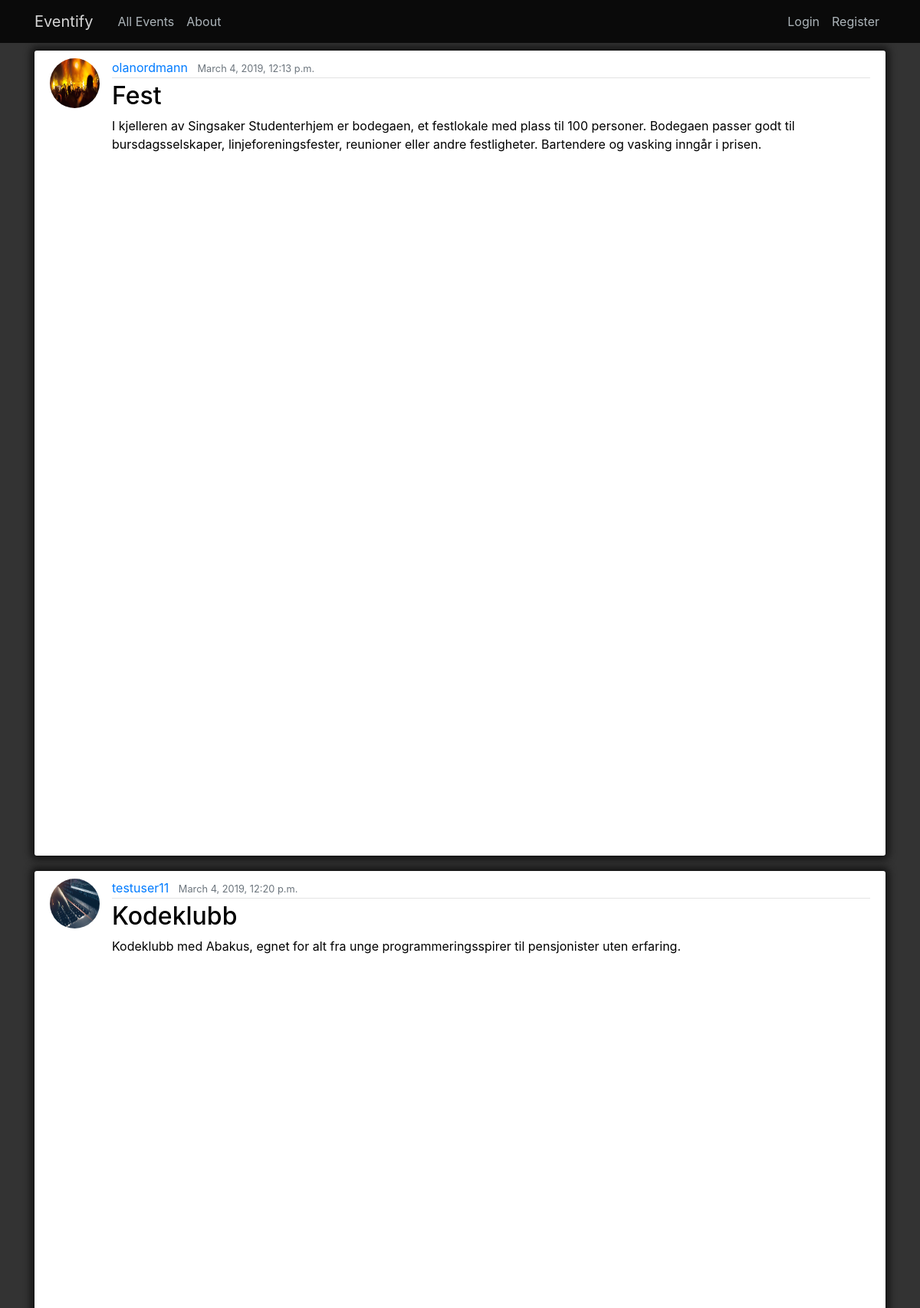
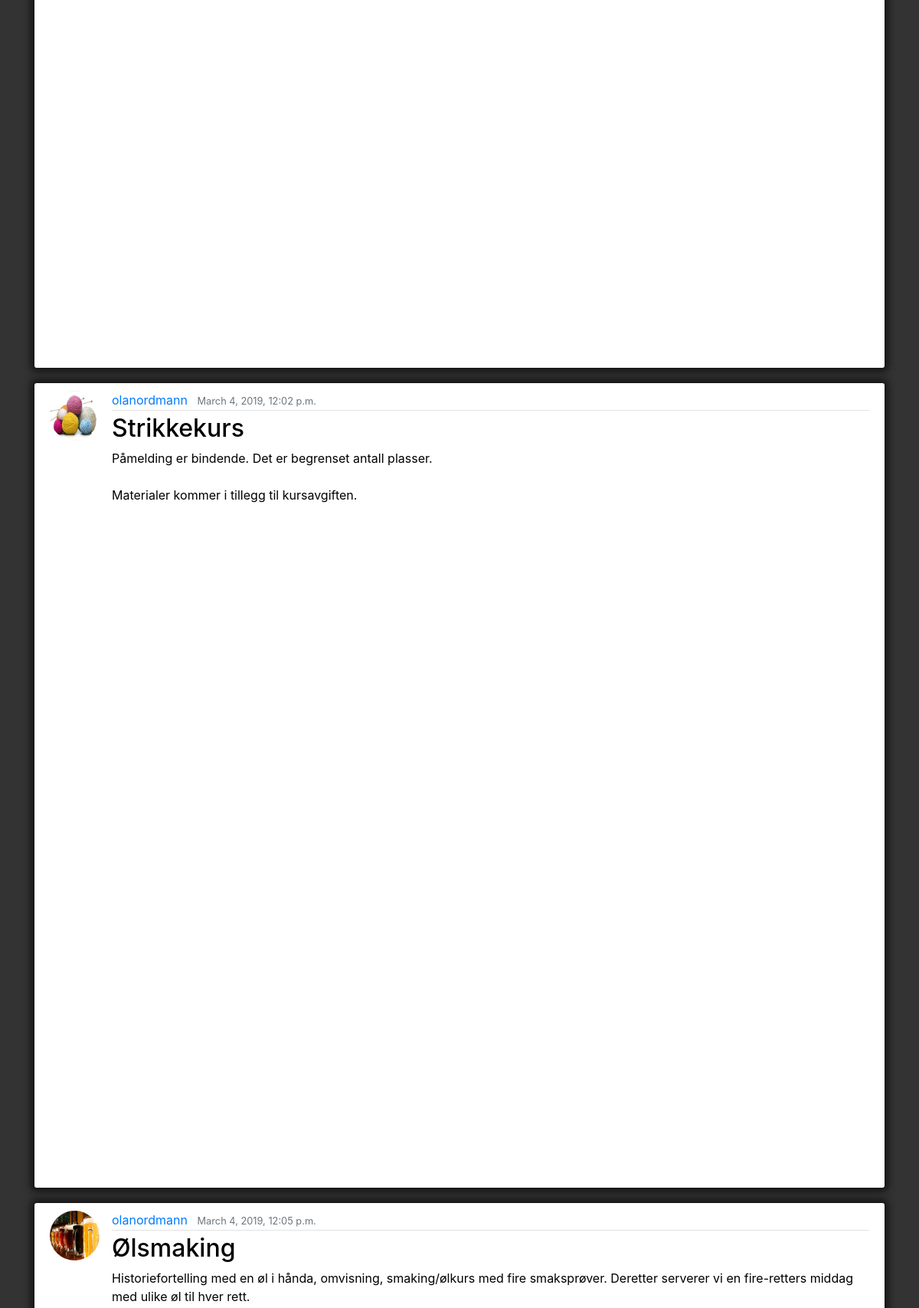
Page /all-events/ (upper part) on the committed database (2 pictures, top to bottom).
### event/models.py (models this page shows, shortened)
class Post(models.Model):
    title = models.CharField(max_length=100)
    date_posted = models.DateTimeField(default=timezone.now)
    author = models.ForeignKey(User, on_delete=models.CASCADE, null=True)
    attendees = models.ManyToManyField(User, related_name='attendees')
    start_date = models.DateTimeField(null=True, blank=True)
    end_date = models.DateTimeField(null=True, blank=True)
    attendance_limit = models.IntegerField(null=True, default=10000, blank=True)
    location = models.CharField(max_length=100, null=True)
    content = models.TextField()
    image = models.ImageField(default="default_event.jpg", upload_to="event_images", blank=True)
    is_private = models.BooleanField(default=False)
    class Meta:
       ordering = ['start_date']

### event/views.py (the view)
# urls.py: path('all-events/', event_views.HtmlRender.allEvents, name='all-events'),
    def allEvents(request):
        events = Post.objects.filter(is_private=False)
        try:
            events = events.exclude(author=request.user)
        except TypeError:
            pass
        context = {
            'page': 'allEvents',
            'coverHeading': 'All Events',
            'events': events
        }
        return render(request, 'event/all_events.html', context)

### event/templates/event/all_events.html
{% extends "event/base.html" %}
{% block content %}
    {% for event in events %}
        <article class="media content-section">
            <img class="rounded-circle article-img" src="{{ event.image.url }}" alt="">
            <div class="media-body">
                <div class="article-metadata">
                    <a class="mr-2" href="#">{{ event.author }}</a>
                    <small class="text-muted">{{ event.date_posted }}</small>
                </div>
                <h2><a class="article-title" href="{% url 'event-detail' event.id %}">{{ event.title }}</a></h2>
                <p class="article-content">{{ event.content }}</p>
            </div>
        </article>
    {% endfor %}
{% endblock %}

### event/static/event/main.css (style rules this page uses)
body { background: #fafafa; color: #333333; background-color: #333333; margin-top: 3.5rem; margin-outside: 0px; height: 100vh; }
h1, h2, h3, h4, h5, h6 { color: #444444; }
.content-section { background: white; padding: 10px 20px; border-radius: 3px; margin-bottom: 20px; margin-top:10px; box-shadow: 0 0 10px 5px #141414; width: 100%; height: 1050px; }
.article-title { color: black; }
.article-content { white-space: pre-line; color: black; }
.article-img { height: 65px; width: 65px; margin-right: 16px; }
.article-metadata { padding-bottom: 1px; margin-bottom: 4px; border-bottom: 1px solid #e3e3e3 }

### rows in the picture
Post: image (placeholder picture), author "olanordmann", date_posted "March 4, 2019, 12:13 p.m.", title "Fest", content "I kjelleren av Singsaker Studenterhjem er bodegaen, et festlokale med plass til 100 personer. Bodegaen passer godt til bursdagsselskaper, linjeforeningsfester, reunioner eller andre festligheter. Bartendere og vasking inngår i prisen."
Post: image (picture), author "testuser11", date_posted "March 4, 2019, 12:20 p.m.", title "Kodeklubb", content "Kodeklubb med Abakus, egnet for alt fra unge programmeringsspirer til pensjonister uten erfaring."
Post: image (picture), author "olanordmann", date_posted "March 4, 2019, 12:02 p.m.", title "Strikkekurs", content "Påmelding er bindende. Det er begrenset antall plasser. Materialer kommer i tillegg til kursavgiften."
Post: image (picture), author "olanordmann", date_posted "March 4, 2019, 12:05 p.m.", title "Ølsmaking", content "Historiefortelling med en øl i hånda, omvisning, smaking/ølkurs med fire smaksprøver. Deretter serverer vi en fire-retters middag med ulike øl til hver rett."
